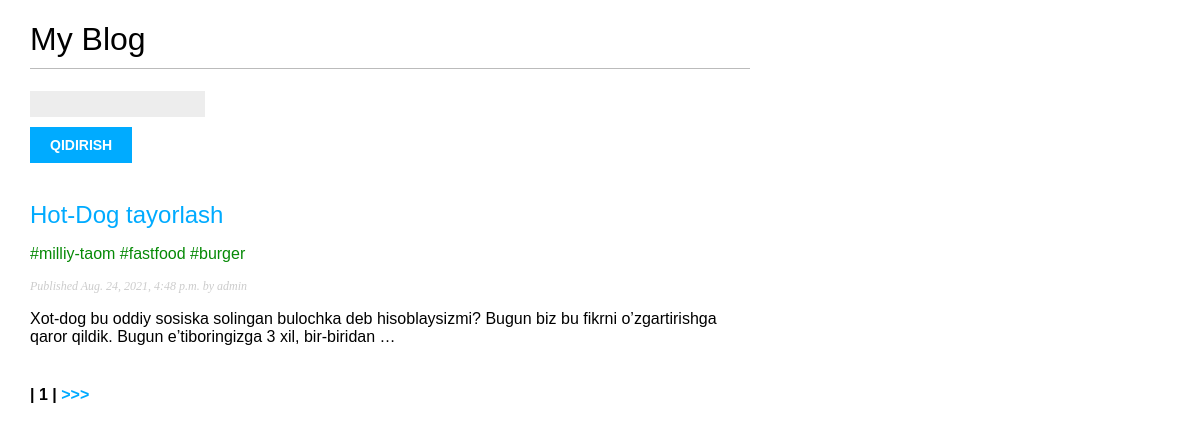
The page / on the database its author committed.
### blog/models.py (models this page shows, shortened)
class Post(models.Model):
    STATUS_CHOICES = (
        ('draft', 'Draft'),
        ('published', 'Published'),
    )
    title = models.CharField(max_length=250)
    slug = models.SlugField(max_length=250, unique_for_date='publish')
    author = models.ForeignKey(User,on_delete=models.CASCADE,related_name='blog_posts')
    body = models.TextField()
    publish = models.DateTimeField(default=timezone.now)
    created = models.DateTimeField(auto_now_add=True)
    updated = models.DateTimeField(auto_now=True)
    status = models.CharField(max_length=10,choices=STATUS_CHOICES,default='draft')
    tags = TaggableManager()
    class Meta:
        ordering = ('-publish',)
    def get_absolute_url(self):
        return reverse('blog:post_detail',
        args=[self.publish.year,
            self.publish.month,
            self.publish.day,
            self.slug]
        )

### blog/views.py (the view)
# urls.py: path('', post_list, name='post_list'),
def post_list(request, tag_slug=None):
    form = SearchForm()
    object_list = Post.objects.filter(status='published')
    tag = None
    if tag_slug:
        tag = get_object_or_404(Tag, slug=tag_slug)
        object_list = object_list.filter(tags__in=[tag])
    paginator = Paginator(object_list,1)
    page = request.GET.get('page')
    try:
        posts = paginator.page(page)
    except PageNotAnInteger:
        posts = paginator.page(1)
    except EmptyPage:
        posts = paginator.page(paginator.num_pages)
    q = request.GET.get('q')
    if q:
        posts = object_list.filter(Q(title__contains=q) |  Q(body__contains=q) )
    return render(request, 'blog/post/list.html',{'posts':posts, 'page':page,'tag':tag,'form':form})

### blog/forms.py
class SearchForm(forms.Form):
    q = forms.CharField(max_length=100, label= '')

### blog/templates/blog/post/list.html (shortened to what this page needs)
{% extends "blog/base.html" %}
{% block content %}
    <h1>My Blog</h1>
    <div>
        <form method="get">
            {{form}}
            <p><input type="submit" value="qidirish"></p>
        </form>
    </div>
    <div style="display: block; padding-top: 80px;">
        {% for post in posts %}
        <h2>
        <a href="{{ post.get_absolute_url }}">
            {{ post.title }}
        </a>
        </h2>
        <p class="tags">
            {% for tag in post.tags.all %}
                <a href="{% url 'blog:post_list_by_tag' tag.slug %}">
                    #{{ tag.name }}
                </a>
            {% endfor %}
        </p>
        <p class="date">
            Published {{ post.publish }} by {{ post.author }}
        </p>
        {{ post.body|truncatewords:20|linebreaks }}
        {% empty %}
            <h3>Natija topilmadi</h3>
        {% endfor %}
        {% include "pagination.html" with page=posts %}
    </div>
{% endblock %}

### blog/templates/blog/base.html (shortened to what this page needs)
{% load static %}
<!DOCTYPE html>
<html>
    <head>
        <link href="{% static 'css/blog.css' %}" rel="stylesheet">
    </head>
    <body>
        <div id="content">
            {% block content %}
            {% endblock %}
        </div>
    </body>
</html>

### blog/templates/pagination.html (shortened to what this page needs)
<div class="pagination">
    <span class="step-links">
    <span class="current">
        | {{ page.number }} |
    </span>
    {% if page.has_next %}
        <a href="?page={{ page.next_page_number }}">>>></a>
    {% endif %}
    </span>
</div>

### blog/static/css/blog.css (style rules this page uses)
body { margin:0; padding:0; font-family:helvetica, sans-serif; }
a { color:#00abff; text-decoration:none; }
h1 { font-weight:normal; border-bottom:1px solid #bbb; padding:0 0 10px 0; }
h2 { font-weight:normal; margin:30px 0 0; }
#content { float:left; width:60%; padding:0 0 0 30px; }
p.date { color:#ccc; font-family: georgia, serif; font-size: 12px; font-style: italic; }
.pagination { margin:40px 0; font-weight:bold; }
input, textarea { clear:both; float:left; margin:0 0 10px; background:#ededed; border:0; padding:6px 10px; font-size:12px; }
input[type=submit] { font-weight:bold; background:#00abff; color:#fff; padding:10px 20px; font-size:14px; text-transform:uppercase; }
.tags a { color: rgb(6, 138, 6); }

### rows shown on the page
Post: title "Hot-Dog tayorlash", publish "Aug. 24, 2021, 4:48 p.m.", author "admin", body "Xot-dog bu oddiy sosiska solingan bulochka deb hisoblaysizmi? Bugun biz bu fikrni o’zgartirishga qaror qildik. Bugun e’tiboringizga 3 xil, bir-biridan …"
Tag: name "milliy-taom"
Tag: name "fastfood"
Tag: name "burger"

### other values the page prints
{{ page.number }} "1"
